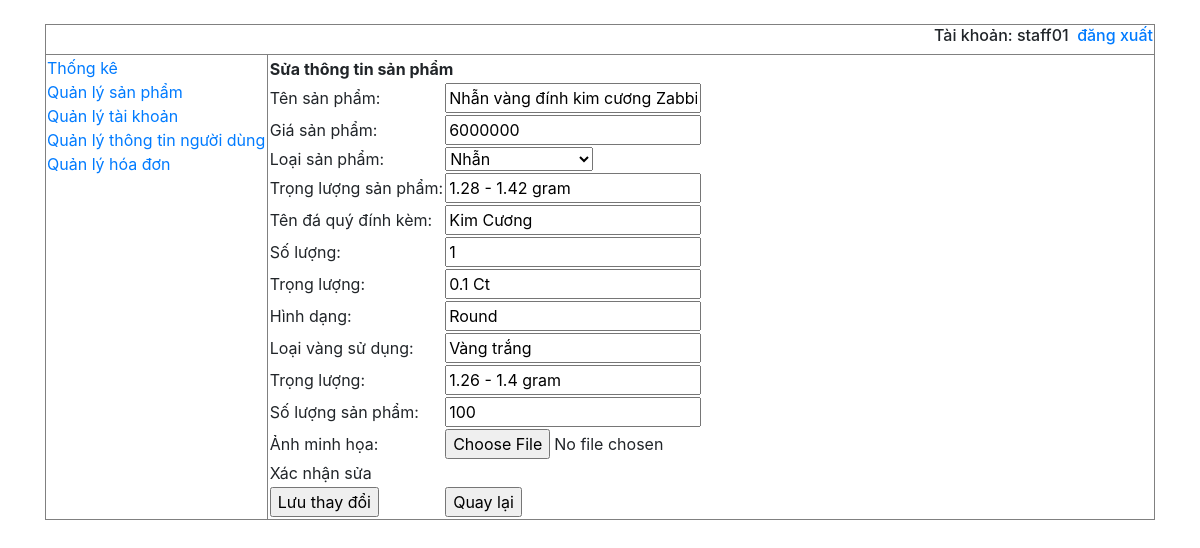
The page /QLDA/Admin/index.php?chucnang=sua_san_pham&masp=10&maquyen=ssp (signed in) on the database its author committed.
### tables this page shows
CREATE TABLE `sanpham` (
  `IDSanPham` int(11) NOT NULL,
  `TenSanPham` varchar(50) NOT NULL,
  `IDLoaiSP` int(11) NOT NULL DEFAULT 999,
  `DonGia` int(11) NOT NULL,
  `HinhAnh` varchar(50) NOT NULL,
  `TrongLuong` varchar(50) NOT NULL,
  `TenDaQuy` varchar(50) NOT NULL,
  `SoLuongDQ` int(11) NOT NULL,
  `TrongLuongDQ` varchar(50) NOT NULL,
  `HinhDang` varchar(50) NOT NULL,
  `LoaiVang` varchar(50) NOT NULL,
  `TrongLuongVang` varchar(50) NOT NULL,
  `SoLuongSP` int(11) NOT NULL
);

CREATE TABLE `loaisanpham` (
  `IDLoaiSP` int(11) NOT NULL,
  `TenLoai` varchar(50) NOT NULL,
  `MoTa` varchar(1000) DEFAULT NULL
);

### QLDA/Admin/HienThi/sanpham/suasanpham.php (the view, shortened to what this page needs)
<?php
	$masp = isset($_GET['masp']) ? $_GET['masp'] : '';
	if ($masp!='') {
		$sql = "SELECT * FROM sanpham WHERE IDSanPham = ".$masp;
		$result =  mysqli_query($conn,$sql);
		if (mysqli_num_rows($result) > 0) {
			$rows = mysqli_fetch_array($result);
			$tensp = $rows['TenSanPham'];
			$dongia = $rows['DonGia'];
			$tensp = $rows['TenSanPham'];
			$trongluong = $rows['TrongLuong'];
			$tendq = $rows['TenDaQuy'];
			$soluongdq = $rows['SoLuongDQ'];
			$hinhdang = $rows['HinhDang'];
			$trongluongdq = $rows['TrongLuongDQ'];
			$loaivang = $rows['LoaiVang'];
			$trongluongv = $rows['TrongLuongVang'];
			$soluongsp = $rows['SoLuongSP'];
			$idloaisanpham = $rows['IDLoaiSP'];
		}
	}
?>
<form method="post" action="" enctype="multipart/form-data">
	<table>
		<tr>
			<th colspan="2">Sửa thông tin sản phẩm</th>
		</tr>
		<tr>
			<td>Tên sản phẩm:</td>
			<td>
				<input type="text" name="tensp" value="<?php echo $tensp; ?>" required>
			</td>
		</tr>
		<tr>
			<td>Giá sản phẩm:</td>
			<td>
				<input type="number" min="1" name="dongia" value="<?php echo $dongia; ?>" required>
			</td>
		</tr>
		<tr>
			<td>Loại sản phẩm: </td>
			<td>
				<select name="idloaisp">
				<?php
				$result = mysqli_query($conn,'SELECT * FROM loaisanpham');
				if(mysqli_num_rows($result) > 0)
                {
                   while($row = mysqli_fetch_array($result))
                   {
                       $idloai = $row['IDLoaiSP'];
                       $tenloai = $row['TenLoai'];
                       echo '<option value="'.$idloai.'"';
                       if((isset($_REQUEST['idloaisp']) && ($_REQUEST['idloaisp']==$idloai))||$idloai==$idloaisanpham)
                       {
                            echo 'selected="selected"';
                       }
                       echo ">".$tenloai."</option>";
                   }
                }
				?>
			</select>
			</td>
		</tr>
		<tr>
			<td>Trọng lượng sản phẩm:</td>
			<td>
				<input type="text" name="trongluong" value="<?php echo $trongluong; ?>" required>
			</td>
		</tr>
		<tr>
			<td>Tên đá quý đính kèm:</td>
			<td>
				<input type="text" name="tendq" value="<?php echo $tendq; ?>" required>
			</td>
		</tr>
		<tr>
			<td>Số lượng:</td>
			<td>
				<input type="number" min="1" name="soluongdq" value="<?php echo $soluongdq; ?>" required>
			</td>
		</tr>
		<tr>
			<td>Trọng lượng:</td>
			<td>
				<input type="text" name="trongluongdq" value="<?php echo $trongluongdq; ?>" required>
			</td>
		</tr>
		<tr>
			<td>Hình dạng:</td>
			<td>
				<input type="text" name="hinhdang" value="<?php echo $hinhdang; ?>" required>
			</td>
		</tr>
		<tr>
			<td>Loại vàng sử dụng:</td>
			<td>
				<input type="text" name="loaivang" value="<?php echo $loaivang; ?>" required>
			</td>
		</tr>
		<tr>
			<td>Trọng lượng:</td>
			<td>
				<input type="text" name="trongluongv" value="<?php echo $trongluongv; ?>" required>
			</td>
		</tr>
		<tr>
			<td>Số lượng sản phẩm:</td>
			<td>
				<input type="number" min="1" name="soluongsp" value="<?php echo $soluongsp; ?>" required>
			</td>
		</tr>
		<tr>
			<td>Ảnh minh họa:</td>
			<td>
				<input type="file" name="hinh" value="Chọn tệp"  accept="image/png, image/jpeg, image/jpg">
			</td>
		</tr>
		<tr>
			<td colspan="2">Xác nhận sửa</td>
		</tr>
		<tr>
			<td>
				<input type="submit" name="xac_nhan_sua_sp" value="Lưu thay đổi">
			</td>
			<td>
				<input type="submit" name="huyxoa" value="Quay lại">
			</td>
		</tr>
	</table>
</form>

### rows shown on the page
sanpham: tensp "Nhẫn vàng đính kim cương Zabbi", dongia "6000000", idloaisp "Nhẫn", trongluong "1.28 - 1.42 gram", tendq "Kim Cương", soluongdq "1", trongluongdq "0.1 Ct", hinhdang "Round", loaivang "Vàng trắng", trongluongv "1.26 - 1.4 gram", soluongsp "100"

### other values the page prints
$_SESSION['username'] "staff01"
